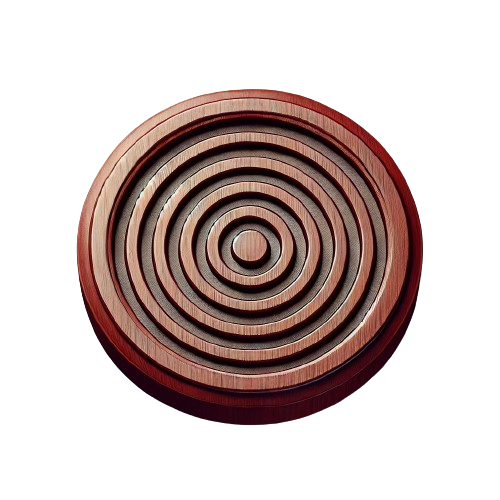
#> input picture resources/images/black.png, 500 x 500 px
$ python change_piece_color.py ../images/black.png out.png white
#> lines starting #> are read from the running program, lines starting #| are printed output that depends on the picture
from PIL import Image, ImageEnhance, ImageOps
import numpy as np

def make_creamy_white(image):
    hsv_image = image.convert('HSV')
    h, s, v = hsv_image.split()
    np_s = np.array(s, dtype=np.uint8)
    np_s = np_s * 0.2  # Reduce saturation
    new_s = Image.fromarray(np_s, 'L')
    enhancer = ImageEnhance.Brightness(image)
    bright_image = enhancer.enhance(1.5)
    hsv_bright_image = bright_image.convert('HSV')
    _, _, new_v = hsv_bright_image.split()
    creamy_white_image = Image.merge('HSV', (h, new_s, new_v))
    return creamy_white_image.convert('RGB')

def make_almost_black(image):
    hsv_image = image.convert('HSV')
    h, s, v = hsv_image.split()
    np_s = np.array(s, dtype=np.uint8)
    np_s = np_s * 1.2  # Increase saturation slightly to keep the color richness
    new_s = Image.fromarray(np_s, 'L')
    np_v = np.array(v, dtype=np.uint8)
    np_v = np_v * 0.2  # Significantly reduce brightness
    new_v = Image.fromarray(np_v, 'L')
    almost_black_image = Image.merge('HSV', (h, new_s, new_v)).convert('RGB')

    return almost_black_image

def fill_transparent_background(image, fill_color=(0, 255, 0)):
    if image.mode in ('RGBA', 'LA') or (image.mode == 'P' and 'transparency' in image.info):
        alpha = image.convert('RGBA').split()[-1]
        bg = Image.new("RGBA", image.size, fill_color + (255,))
        bg.paste(image, mask=alpha)
        return bg.convert('RGB')
    else:
        return image

def process_image(input_path, output_path, action):
#> called with input_path = '../images/black.png', output_path = 'out.png', action = 'white'
    image = Image.open(input_path)
#> image is the input picture: PIL image 500x500 RGBA; mean R, G, B, A 44.3, 29.8, 27, 94
    image_with_bg = fill_transparent_background(image)
#> in fill_transparent_background, `alpha = image.convert('RGBA').split()[-1]`:
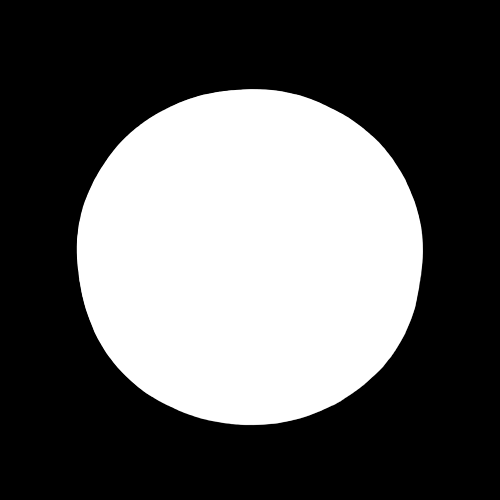
#> alpha: PIL image 500x500 L; min 0, max 255, mean 94

    if action == "white":
        processed_image = make_creamy_white(image_with_bg)
#> in make_creamy_white, `hsv_image = image.convert('HSV')`: hsv_image: PIL image 500x500 HSV; mean H, S, V 77.2, 210.5, 205.1
#> in make_creamy_white, `h, s, v = hsv_image.split()`:
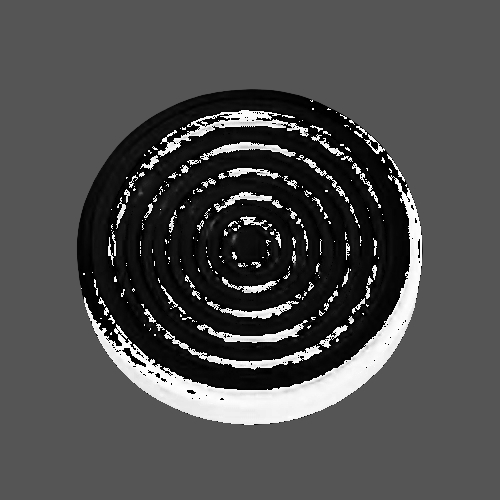
#> h: PIL image 500x500 L; min 0, max 254, mean 77.2
#> in make_creamy_white, `h, s, v = hsv_image.split()`:
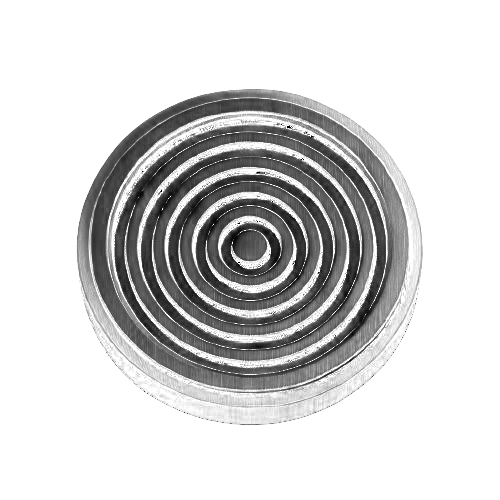
#> s: PIL image 500x500 L; min 0, max 255, mean 210.5
#> in make_creamy_white, `new_s = Image.fromarray(np_s, 'L')`:
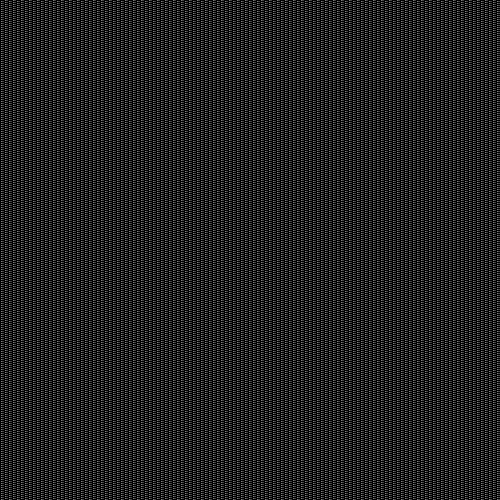
#> new_s: PIL image 500x500 L; min 0, max 128, mean 33.1
#> in make_creamy_white, `bright_image = enhancer.enhance(1.5)`:
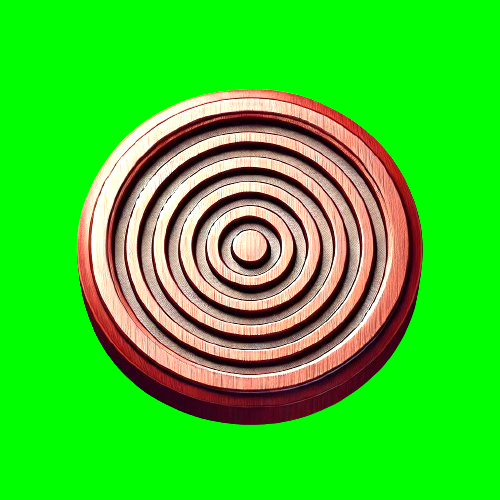
#> bright_image: PIL image 500x500 RGB; mean R, G, B 61.7, 204.9, 40
#> in make_creamy_white, `hsv_bright_image = bright_image.convert('HSV')`: hsv_bright_image: PIL image 500x500 HSV; mean H, S, V 78.1, 207.8, 222.8
#> in make_creamy_white, `_, _, new_v = hsv_bright_image.split()`:
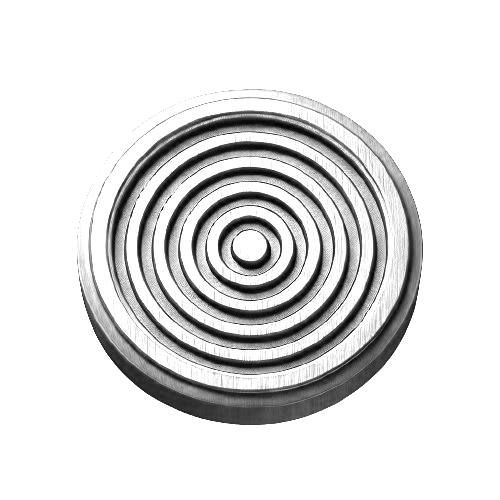
#> new_v: PIL image 500x500 L; min 0, max 255, mean 222.8
#> in make_creamy_white, `creamy_white_image = Image.merge('HSV', (h, new_s, new_v))`: creamy_white_image: PIL image 500x500 HSV; mean H, S, V 77.2, 33.1, 222.8
#> in make_creamy_white, `return creamy_white_image.convert('RGB')`:
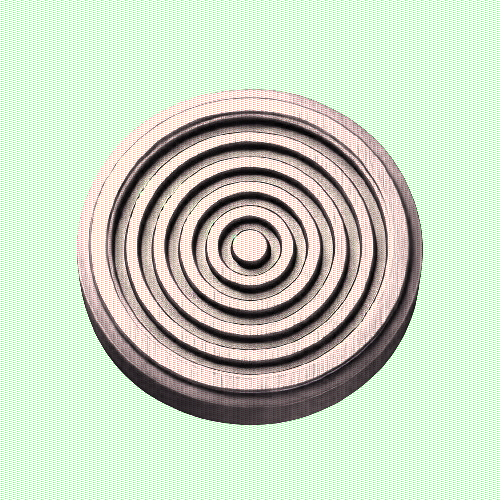
#> returned value: PIL image 500x500 RGB; mean R, G, B 201.8, 216.7, 194
    elif action == "black":
        processed_image = make_almost_black(image_with_bg)
    else:
        raise ValueError("Unsupported action specified. Use 'white' or 'black'.")

    processed_image.save(output_path)
    processed_image.show()

if __name__ == "__main__":
    import argparse

    parser = argparse.ArgumentParser(description="Process an image to change its color.")
    parser.add_argument("input_path", type=str, help="Path to the input image file")
    parser.add_argument("output_path", type=str, help="Path to save the processed image file")
    parser.add_argument("action", type=str, choices=["white", "black"], help="Desired action to perform on the image")

    args = parser.parse_args()

    process_image(args.input_path, args.output_path, args.action)
